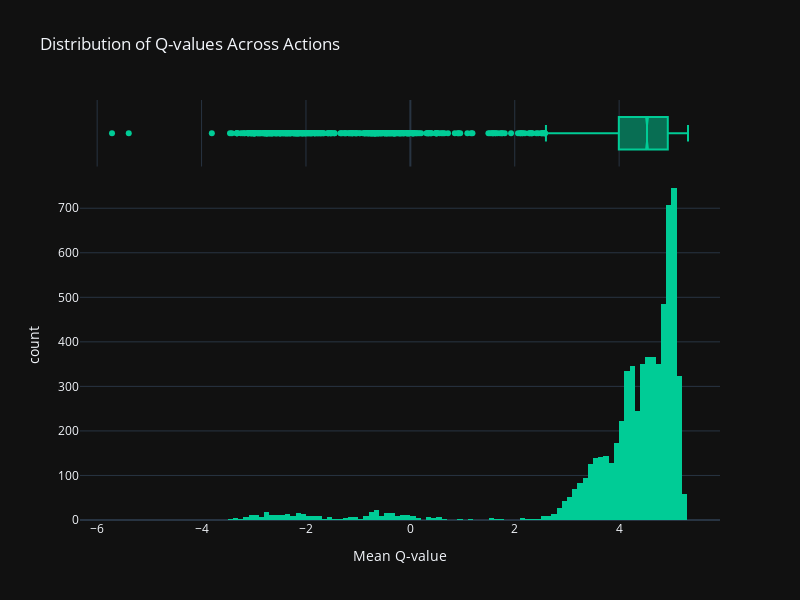

Write notebook code for a chart like this one.
### Code cell
# Distribution of Q-values Across Actions
fig = px.histogram(actions_per_episode, x='q_values_mean',
                    title='Distribution of Q-values Across Actions',
                    labels={'q_values_mean': 'Mean Q-value', 'count': 'Frequency'},
                    marginal="box",  # Adds a boxplot for better visualization
                    color_discrete_sequence=['#00CC96'])

fig.update_layout(width=800, height=600)

fig.show()

### Figure 1 — Plotly figure (JSON) as saved in the notebook; plotly's stock layout.template omitted (floating-point values rounded to 4 significant figures; data arrays with more than 128 entries replaced by an {"elided": "..."} marker saying what was removed)
{"data": [{"alignmentgroup": "True", "bingroup": "x", "hovertemplate": "Mean Q-value=%{x}<br>count=%{y}<extra></extra>", "legendgroup": "", "marker": {"color": "#00CC96", "pattern": {"shape": ""}}, "name": "", "offsetgroup": "", "orientation": "v", "showlegend": false, "x": {"elided": "6550 float values"}, "xaxis": "x", "yaxis": "y", "type": "histogram"}, {"alignmentgroup": "True", "hovertemplate": "Mean Q-value=%{x}<extra></extra>", "legendgroup": "", "marker": {"color": "#00CC96"}, "name": "", "notched": true, "offsetgroup": "", "showlegend": false, "x": {"elided": "6550 float values"}, "xaxis": "x2", "yaxis": "y2", "type": "box"}], "layout": {"xaxis": {"anchor": "y", "domain": [0.0, 1.0], "title": {"text": "Mean Q-value"}}, "yaxis": {"anchor": "x", "domain": [0.0, 0.8316], "title": {"text": "count"}}, "xaxis2": {"anchor": "y2", "domain": [0.0, 1.0], "matches": "x", "showticklabels": false, "showgrid": true}, "yaxis2": {"anchor": "x2", "domain": [0.8416, 1.0], "matches": "y2", "showticklabels": false, "showline": false, "ticks": "", "showgrid": false}, "legend": {"tracegroupgap": 0}, "title": {"text": "Distribution of Q-values Across Actions"}, "barmode": "relative", "width": 800, "height": 600}}
